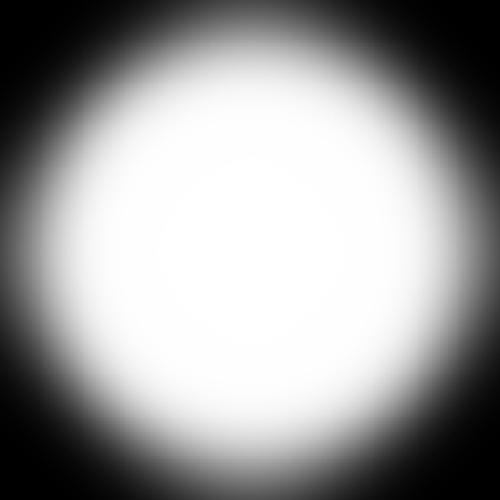
#> input picture mask.jpg, 500 x 500 px
$ python pb.py   (Python 2 division)
#> lines starting #> are read from the running program, lines starting #| are printed output that depends on the picture; pictures that were not available may be replaced by others from this repository, and a replacement may not be noted
from PIL import Image, ImageEnhance, ImageColor, ImageDraw
import json
import os
import subprocess
import uuid

PWD = os.path.abspath(os.path.dirname(__file__))

class PhotoBooth(object):

    def __init__(self, size=None, padding=20):

#> called with padding = 20
        if not size:
            size = (320, 240)

        self.size = size
        self.padding = padding

        mask = Image.open(os.path.join(PWD, 'mask.jpg'))
#> mask is the input picture: PIL image 500x500 L; min 0, max 255, mean 156.8
        mask = mask.resize(self.size)
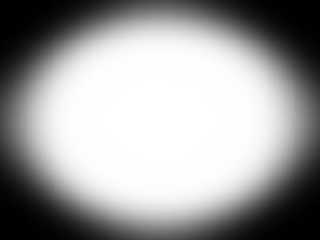
#> mask: PIL image 320x240 L; min 0, max 255, mean 156.8
        self.lomo_mask = mask

        self.lomo_darkness = 0.8
        self.lomo_saturation = 1.6

    def new_set(self):
        guid = uuid.uuid4().hex[:16]
        return {'id': guid, 'photos': []}

    def take_photo(self, photoset):

        filename = "%s-%s.jpg" % (photoset['id'], len(photoset['photos']) + 1)
        path = os.path.join(PWD, 'static', 'photos', 'raw', filename)
        subprocess.call(['isightcapture', path])

        photoset['photos'].append(path)

        return path

    def printout(self, photoset):

        count = len(photoset['photos'])
        width = self.size[0] + (self.padding * 2)
        height = (self.size[1] * count) + (self.padding * (count + 1))

        master = Image.new("RGB", (width, height))

        draw = ImageDraw.Draw(master)
        draw.rectangle(((0, 0), (width - 1, height - 1)), fill="#FFF", outline="#999")
        del draw

        for i, path in enumerate(photoset['photos']):
            im = Image.open(path)
            im = im.resize(self.size)
            im = self.lomoize(im)
            offset_x = self.padding
            offset_y = self.padding + (self.size[1] * i) + (self.padding * i)
            master.paste(im, (offset_x, offset_y))
            del im

        filename = "static/photos/strips/%s.jpg" % photoset['id']
        path = os.path.abspath(filename)

        master.save(path)
        del master

        return path

    def lomoize(self, image, darkness=None, saturation=None):
        darker = ImageEnhance.Brightness(image).enhance(darkness or self.lomo_darkness)
        saturated = ImageEnhance.Color(image).enhance(saturation or self.lomo_saturation)
        lomoized = Image.composite(saturated, darker, self.lomo_mask)
        return lomoized

    def cleanup(self, photoset):
        for path in photoset['photos']:
            os.unlink(path)


if __name__ == '__main__':

    pb = PhotoBooth()
    photoset = pb.new_set()

    for i in xrange(4):
        print "Pose for photo %s" % i
        pb.take_photo(photoset)

    # "print" photo strip and display filesystem path
    print photoset
    print pb.printout(photoset)
#> in printout, `master = Image.new("RGB", (width, height))`: master: PIL image 360x1060 RGB; every value is 0
#> in lomoize, `darker = ImageEnhance.Brightness(image).enhance(darkness or self.lomo_..`:
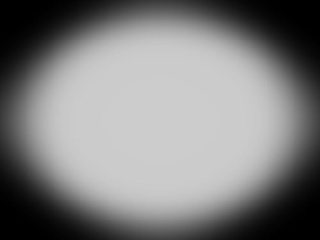
#> darker: PIL image 320x240 L; min 0, max 204, mean 125.1
#> in printout, `master.paste(im, (offset_x, offset_y))`:
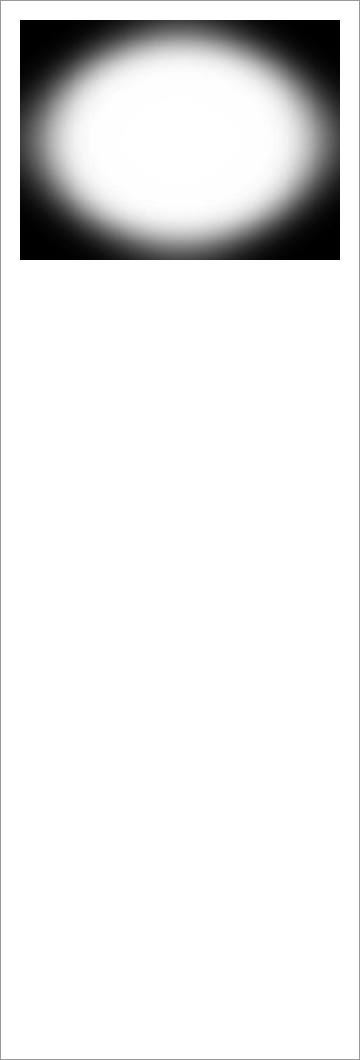
#> master: PIL image 360x1060 RGB; min 0, max 255, mean 233.5
#> (the run stopped early here; a loop or call above may not have finished)
